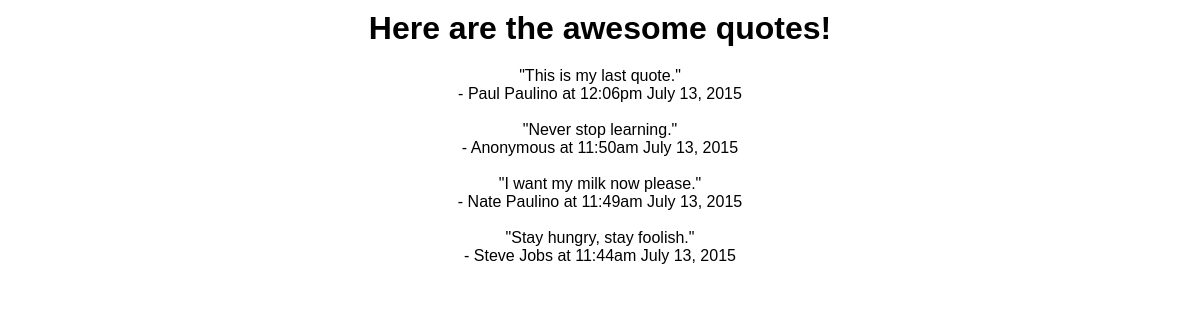
Screenshot of /main.php with the database file from the repository.
### tables this page shows
CREATE TABLE `quotes` (
  `id` int(11) NOT NULL AUTO_INCREMENT,
  `name` varchar(255) DEFAULT NULL,
  `quote` varchar(255) DEFAULT NULL,
  `created_at` datetime DEFAULT NULL,
  `updated_at` datetime DEFAULT NULL,
  PRIMARY KEY (`id`)
);

### new-connection.php (called while the page is built, shortened)
<?php
$connection = mysqli_connect(DB_HOST, DB_USER, DB_PASS, DB_DATABASE);
function fetch($query)
{
	global $connection;
	$result = mysqli_query($connection, $query);
	$rows = array();
	foreach($result as $row) {
		$rows[] = $row;
	}
	return $rows;
}
?>

### main.php (the view, shortened to what this page needs)
<?php
	require_once('new-connection.php');
	$query = "SELECT * FROM quotes ORDER BY created_at DESC";
	$quotes = fetch($query);
?>
<!DOCTYPE html>
<html>
<head>
	<link rel="stylesheet" type="text/css" href="styles.css">
</head>
<body>
<div id="container">
	<h1>Here are the awesome quotes!</h1>
<?php
	foreach($quotes as $quote) {
		$date_added = date("g:ia F d, Y", strtotime($quote['created_at']));
		echo "<p>&quot;" . $quote['quote'] . "&quot;</p>";
		echo "<p> - " . $quote['name'] . " at " . $date_added . "</p><br>";
	}
?>
</div>
</body>
</html>

### styles.css (style rules this page uses)
* { padding: 0; margin: 0; font-family: Arial, Helvetica, sans-serif; }
#container { width: 600px; margin: 0 auto; padding: 10px; text-align: center; }
h1 { margin-bottom: 20px; }

### rows the page displays
quotes: quote "This is my last quote.", name "Paul Paulino", created_at "12:06pm July 13, 2015"
quotes: quote "Never stop learning.", name "Anonymous", created_at "11:50am July 13, 2015"
quotes: quote "I want my milk now please.", name "Nate Paulino", created_at "11:49am July 13, 2015"
quotes: quote "Stay hungry, stay foolish.", name "Steve Jobs", created_at "11:44am July 13, 2015"
